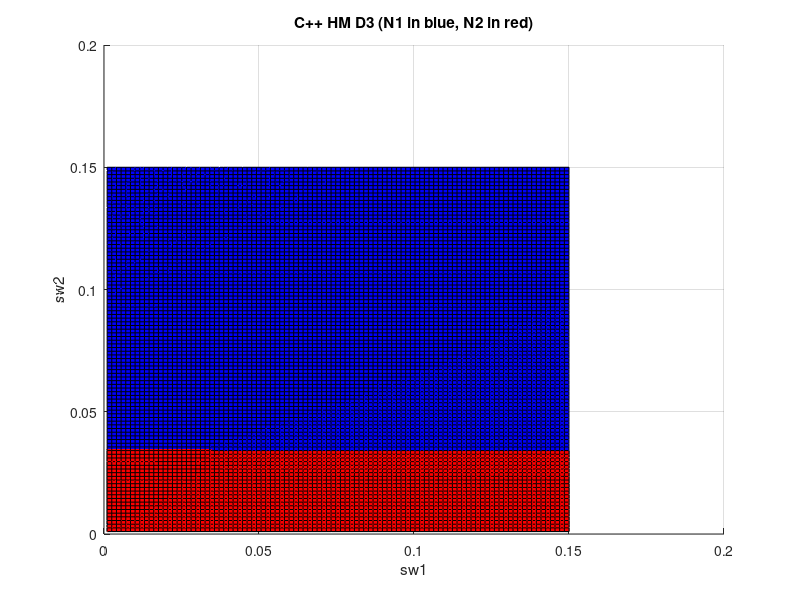

MATLAB code for this plot:
function plot_cpp_hmD3()    
    sw1 = linspace(0.001, 0.15, 100);
    sw2 = linspace(0.001, 0.15, 100);
    
    N1_ans = dlmread('c++_hmD3_N1.txt');
    N2_ans = dlmread('c++_hmD3_N2.txt');    

    
    figure;
    hold on;
    grid on;
    
    set (gca (), "zlim", [-50, 250]);

        
    h1 = surf(sw1, sw2, N1_ans, 'FaceColor', 'blue');
    h2 = surf(sw1, sw2, N2_ans, 'FaceColor', 'red');
    title('C++ HM D3 (N1 in blue, N2 in red)');
    xlabel('sw1');
    ylabel('sw2');
    
    
    saveas(gcf, 'fig_cpp_hmD3.jpg');
    
    
end
